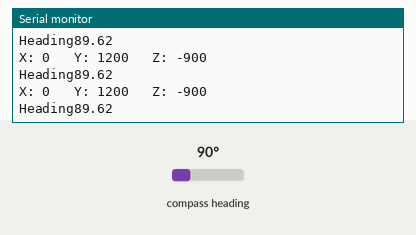
This sketch was run on a simulated ESP8266 (NodeMCU). On the bench: the last lines printed to the serial monitor. The test bench sets the inputs (shaded band); at power-on: compass heading 90°.

Above: at 1.2 s.
1.3 s: compass heading set to 7°
At 1.71 s:
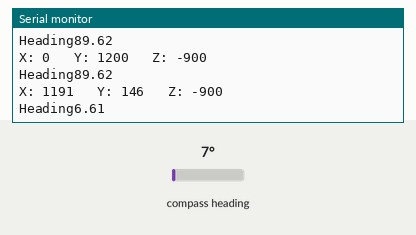
2.8 s: compass heading set to 180°
At 2.92 s:
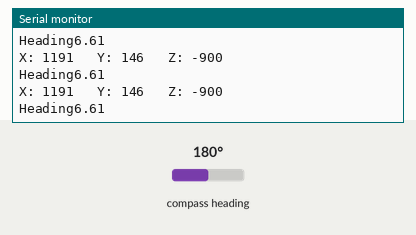
Timing chart, 0 to 5.8 s (numbered marks = the images above; inputs shaded):
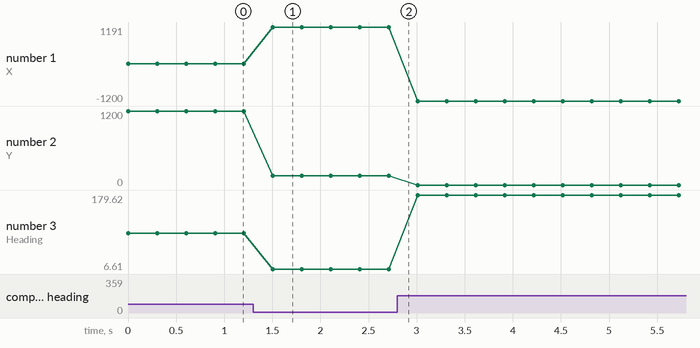

The sketch:

esp8266_compass.ino
```cpp
/*
  GY-271 Compass
  modified on 02 Sep 2020
  by Mohammad Reza Akbari @ Electropeak
  Home
*/

// I2C Library
#include <Wire.h>
// QMC5883L Compass Library
#include <QMC5883LCompass.h>

#define Declination -0.00669

QMC5883LCompass compass;

void setup()
{
    // Initialize the serial port.
    Serial.begin(115200);
    // Initialize I2C.
    Wire.begin();
    // Initialize the Compass.
    compass.init();
}

void loop()
{
    int x, y, z;

    // Read compass values
    compass.read();

    x = compass.getX();
    y = compass.getY();
    z = compass.getZ();

    Serial.print("X: ");
    Serial.print(x);
    Serial.print("   Y: ");
    Serial.print(y);
    Serial.print("   Z: ");
    Serial.println(z);

    double Heading = atan2((double)y, (double)x) + Declination;
    if (Heading > 2 * PI) /* Due to declination check for >360 degree */
        Heading = Heading - 2 * PI;
    if (Heading < 0) /* Check for sign */
        Heading = Heading + 2 * PI;

    Serial.print("Heading");
    Serial.println(Heading * 180 / PI);

    delay(300);
}
```

Measured:
- after the input at 1.3 s, the serial monitor: prints a new line after 0.21 s (image 1)
- plotted number 1: 0 → 1191 after the input at 1.3 s, 1191 → -1200 after the input at 2.8 s
- plotted number 2: 1200 → 146 after the input at 1.3 s
- plotted number 3: 89.62 → 6.61 after the input at 1.3 s, 6.61 → 179.62 after the input at 2.8 s
